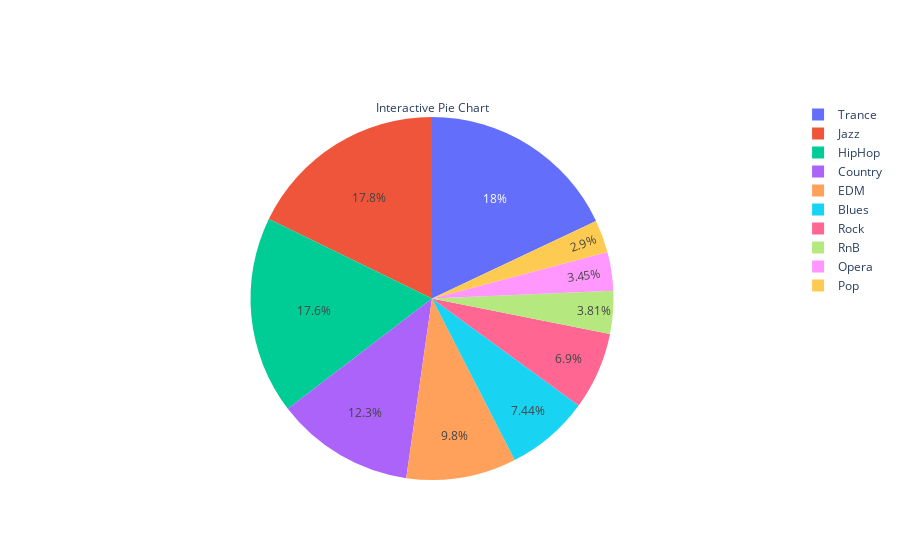

Write notebook code for a chart like this one.
### Code cell
fig = go.Figure()
fig.add_trace(go.Pie(labels = label, values = values,title="Interactive Pie Chart"))
fig.show()

### Figure 1 — Plotly figure (JSON) as saved in the notebook; plotly's stock layout.template omitted (floating-point values rounded to 4 significant figures)
{"data": [{"labels": ["Jazz", "Opera", "Rock", "Blues", "RnB", "Pop", "HipHop", "Country", "Trance", "EDM"], "title": {"text": "Interactive Pie Chart"}, "type": "pie", "values": [98, 19, 38, 41, 21, 16, 97, 68, 99, 54]}], "layout": {"autosize": true}}
